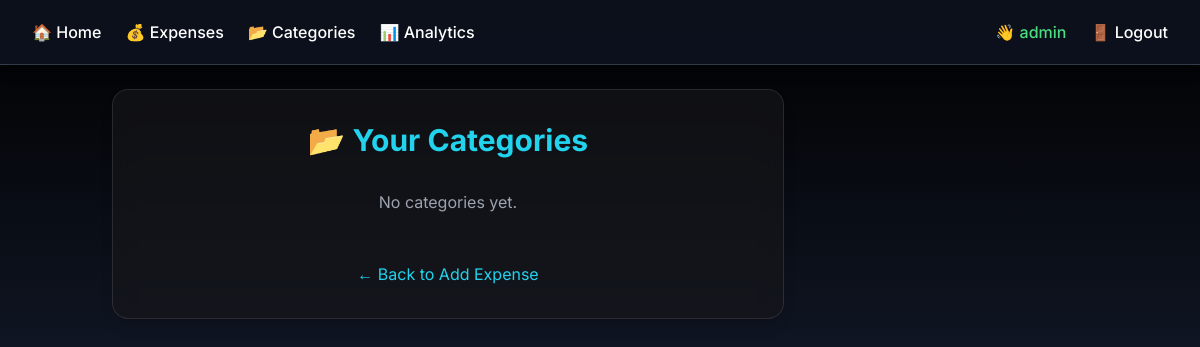
Before: /expenses/categories/ (signed in) with the older database file.
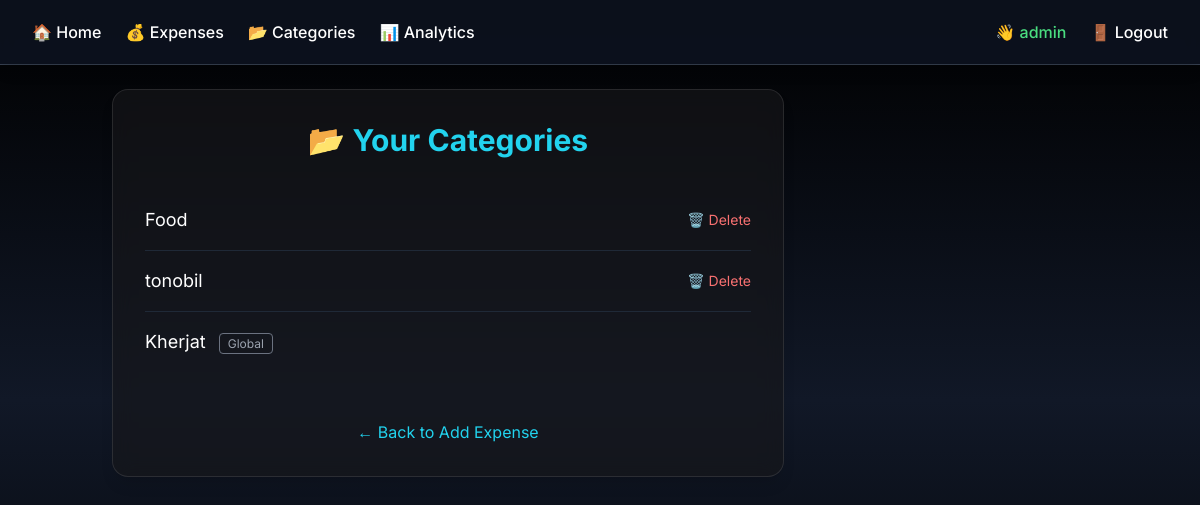
After: the same page with the newer database file.
### expenses/models.py (models this page shows, shortened)
class Category(models.Model):
    name = models.CharField(max_length=64)
    user = models.ForeignKey(User, on_delete=models.CASCADE, null=True, blank=True)

### expenses/views.py (the view)
# urls.py: path('categories/', views.category_list, name='category_list'),
@login_required
def category_list(request):
    categories = Category.objects.filter(models.Q(user=request.user) | models.Q(user__isnull=True))
    return render(request, 'expenses/category_list.html', {'categories': categories})

### expenses/templates/expenses/category_list.html (shortened to what this page needs)
{% extends 'base.html' %}
{% block content %}
<!DOCTYPE html>
<html lang="en">
<head>
    <script src="https://cdn.tailwindcss.com"></script>
</head>
<body class="bg-gradient-to-b from-black via-gray-900 to-black text-gray-100 min-h-screen flex items-center justify-center px-4 py-12">
    <div class="glass w-full max-w-2xl rounded-2xl shadow-lg p-8 space-y-8">
        <h2 class="text-3xl font-bold text-cyan-400 text-center">📂 Your Categories</h2>
        {% if categories %}
            <ul class="divide-y divide-gray-800">
                {% for category in categories %}
                    <li class="flex justify-between items-center py-4">
                        <div class="text-lg text-white">
                            {{ category.name }}
                            {% if not category.user %}
                                <span class="ml-2 px-2 py-0.5 text-xs text-gray-400 border border-gray-500 rounded">Global</span>
                            {% endif %}
                        </div>
                        {% if category.user == request.user %}
                            <a href="{% url 'category_delete' category.pk %}"
                              class="text-red-400 hover:underline transition text-sm">🗑️ Delete</a>
                        {% endif %}
                    </li>
                {% endfor %}
            </ul>
        {% else %}
            <div class="text-center text-gray-400 mt-6">
                <p>No categories yet.</p>
            </div>
        {% endif %}
        <div class="text-center pt-4">
            <a href="{% url 'expense_add' %}"
               class="text-cyan-400 hover:underline transition">← Back to Add Expense</a>
        </div>
    </div>
</body>
</html>
{% endblock %}

### expenses/templates/base.html (shortened to what this page needs)
<!DOCTYPE html>
<html lang="en">
<head>
    <script src="https://cdn.tailwindcss.com"></script>
</head>
<body class="bg-gradient-to-b from-black via-gray-900 to-black text-gray-100 min-h-screen">
    {% include 'expenses/navbar.html' %}
    <div class="container mx-auto p-6">
        {% block content %}{% endblock %}
    </div>
</body>
</html>

### expenses/templates/expenses/navbar.html
<nav class="bg-gray-900 bg-opacity-70 backdrop-blur-md shadow-lg">
  <div class="max-w-7xl mx-auto px-4 sm:px-6 lg:px-8">
    <div class="flex justify-between h-16 items-center">
      <ul class="flex space-x-6 text-white font-medium">
        <li><a href="{% url 'home' %}" class="hover:text-cyan-400 transition">🏠 Home</a></li>
        <li><a href="{% url 'expense_list' %}" class="hover:text-cyan-400 transition">💰 Expenses</a></li>
        <li><a href="{% url 'category_list' %}" class="hover:text-cyan-400 transition">📂 Categories</a></li>
        <li><a href="{% url 'analytics' %}" class="hover:text-cyan-400 transition">📊 Analytics</a></li>
      </ul>
      <ul class="flex space-x-6 text-white font-medium items-center">
        {% if user.is_authenticated %}
          <li class="text-green-400">👋 {{ user.username }}</li>
          <li><a href="{% url 'logout' %}" class="hover:text-red-400 transition">🚪 Logout</a></li>
        {% else %}
          <li><a href="{% url 'login' %}" class="hover:text-cyan-400 transition">🔐 Login</a></li>
          <li><a href="{% url 'register' %}" class="hover:text-cyan-400 transition">📝 Register</a></li>
        {% endif %}
      </ul>
    </div>
  </div>
</nav>
<hr class="border-gray-700">

### expenses/templates/base.html (style rules this page uses)
body { font-family: 'Inter', sans-serif; }
.glass { background: rgba(24, 24, 27, 0.6); backdrop-filter: blur(10px); -webkit-backdrop-filter: blur(10px); border: 1px solid rgba(255, 255, 255, 0.1); }

### expenses/templates/expenses/category_list.html (style rules this page uses)
body { font-family: 'Inter', sans-serif; }
.glass { background: rgba(24, 24, 27, 0.6); backdrop-filter: blur(10px); -webkit-backdrop-filter: blur(10px); border: 1px solid rgba(255, 255, 255, 0.1); }

Changed rows visible on the page:
added Category: name "Food", shows "🗑️ Delete"
added Category: name "tonobil", shows "🗑️ Delete"
added Category: name "Kherjat", shows "Global"
Other visible differences:
text no longer shown: "No categories yet."
